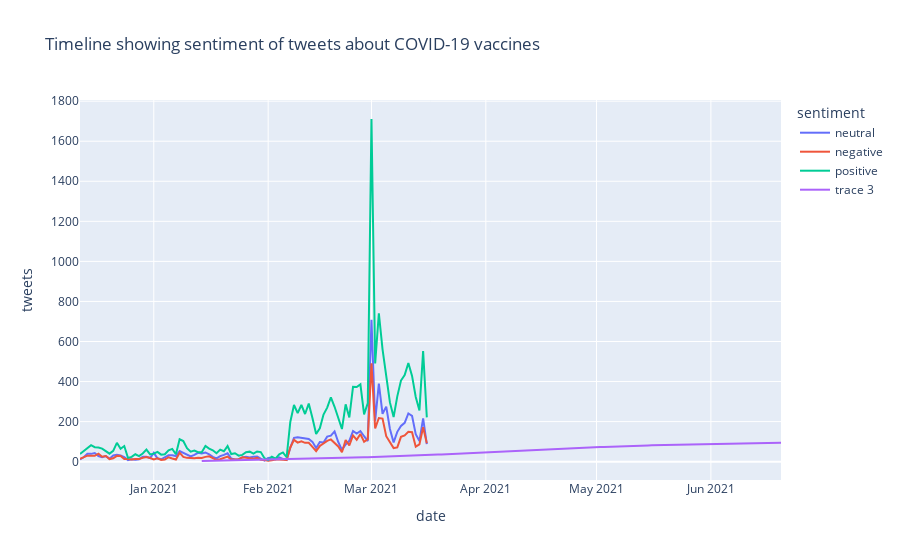

The notebook cell this image was saved under:
### Code cell
fig = px.line(timeline, x='date', y='tweets', color='sentiment', category_orders={'sentiment': ['neutral', 'negative', 'positive']},
             title='Timeline showing sentiment of tweets about COVID-19 vaccines')
# px.line(new_country_vaccine, x='Date', y='Percent')
fig.add_scatter(x=new_country_vaccine['Date'], y=new_country_vaccine['Percent'], mode='lines')
fig.show()
